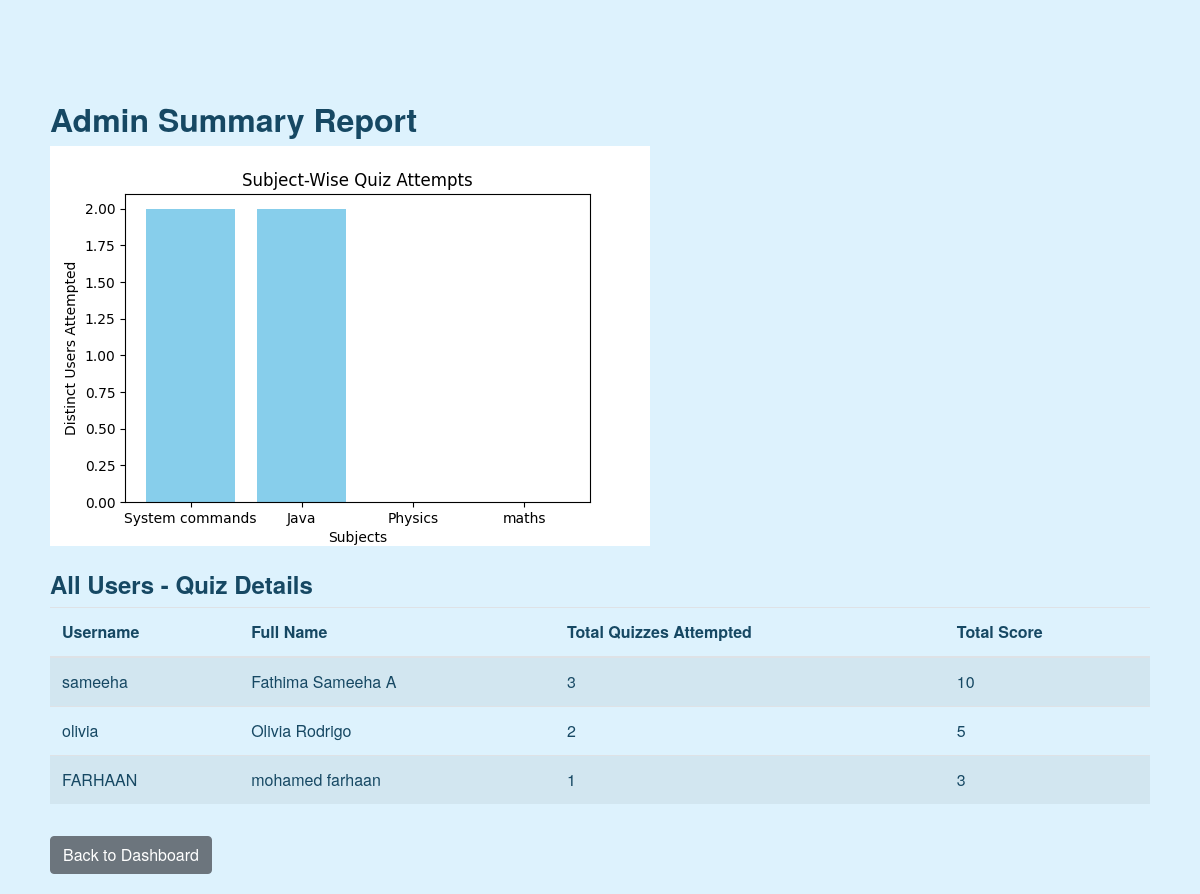
The page /admin/summary (signed in) on the database its author committed.
### controllers/models.py (models this page shows, shortened)
class User(db.Model):
    __tablename__ = 'users'
    id = db.Column(db.Integer, primary_key=True)
    username = db.Column(db.String(120), unique=True, nullable=False)
    password = db.Column(db.String(60), nullable=False)
    full_name = db.Column(db.String(120), nullable=False)
    qualification = db.Column(db.String(120))
    is_admin = db.Column(db.Boolean, default=False)
    scores = db.relationship('Score', backref='user', lazy=True)

### controllers/admin_routes.py (the view)
    @app.route('/admin/summary')
    def admin_summary():
        if 'user_id' not in session or session.get('role') != 'Admin':
            flash("Access denied.", "danger")
            return redirect(url_for('login'))
        subjects = Subject.query.all()
        subject_names = []
        attempt_counts = []
        for subj in subjects:
            user_ids = set()
            for chapter in subj.chapters:
                for quiz in chapter.quizzes:
                    for score in quiz.scores:
                        user_ids.add(score.user_id)
            subject_names.append(subj.name)
            attempt_counts.append(len(user_ids))
        plt.clf()  # Clear any existing figure
        fig, ax = plt.subplots(figsize=(6,4))
        ax.bar(subject_names, attempt_counts, color='skyblue')
        ax.set_xlabel("Subjects")
        ax.set_ylabel("Distinct Users Attempted")
        ax.set_title("Subject-Wise Quiz Attempts")
        chart_path = 'static/admin_summary.png'
        plt.savefig(chart_path)
        plt.close(fig)
        user_summaries = []
        users = User.query.filter_by(is_admin=False).all()
        for user in users:
            quiz_ids = set()
            total_score = 0
            for s in user.scores:
                quiz_ids.add(s.quiz_id)
                total_score += s.total_scored
            user_summaries.append({
                'username': user.username,
                'full_name': user.full_name,
                'total_quizzes': len(quiz_ids),
                'total_score': total_score
            })
        return render_template('admin_summary.html',
                               chart_path=chart_path,
                               user_summaries=user_summaries)

### templates/admin_summary.html (shortened to what this page needs)
{% extends 'base.html' %}
{% block content %}
<div class="container mt-4">
  <h2>Admin Summary Report</h2>
  <div class="mb-4">
    <img src="{{ url_for('static', filename='admin_summary.png') }}"
    alt="Admin Summary Chart" class="img-fluid">
  </div>
  <h4>All Users - Quiz Details</h4>
  <table class="table table-striped">
    <thead>
      <tr>
        <th>Username</th>
        <th>Full Name</th>
        <th>Total Quizzes Attempted</th>
        <th>Total Score</th>
      </tr>
    </thead>
    <tbody>
      {% for summary in user_summaries %}
      <tr>
        <td>{{ summary.username }}</td>
        <td>{{ summary.full_name }}</td>
        <td>{{ summary.total_quizzes }}</td>
        <td>{{ summary.total_score }}</td>
      </tr>
      {% endfor %}
    </tbody>
  </table>
  <a href="{{ url_for('admin_dashboard') }}" class="btn btn-secondary mt-3">Back to Dashboard</a>
</div>
{% endblock %}

### static/styles.css (style rules this page uses)
body { background-color: #DDF2FD; font-family: 'Helvetica Neue', Helvetica, Arial, sans-serif; color: #164863; margin: 0; padding: 0; }
.container { padding: 20px; margin-top: 20px; }
h1, h2, h3, h4, h5, h6 { color: #164863; font-weight: bold; }

### rows shown on the page
User: username "sameeha", full_name "Fathima Sameeha A", total_quizzes "3", total_score "10"
User: username "olivia", full_name "Olivia Rodrigo", total_quizzes "2", total_score "5"
User: username "FARHAAN", full_name "mohamed farhaan", total_quizzes "1", total_score "3"
